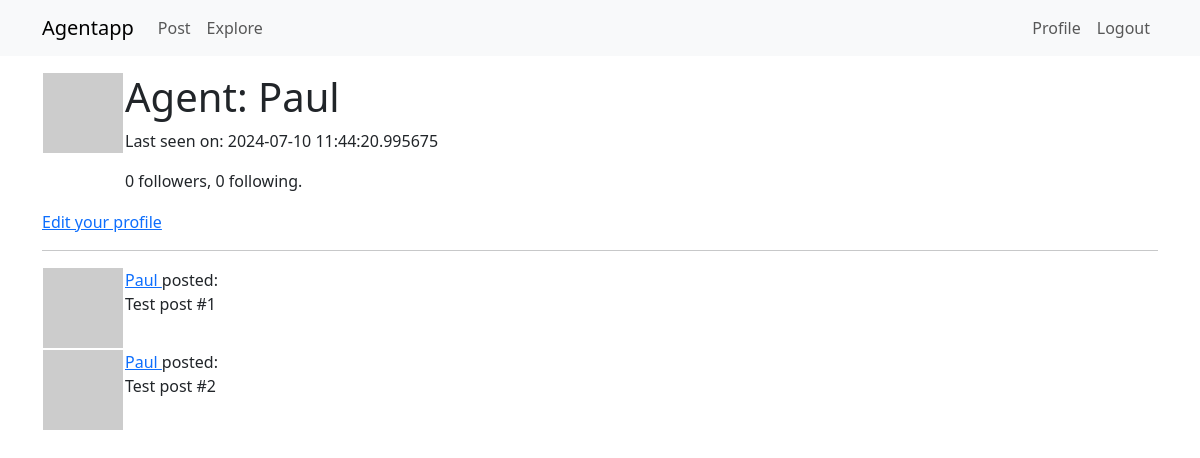
The page /agent/Paul (signed in) on the database as committed earlier.
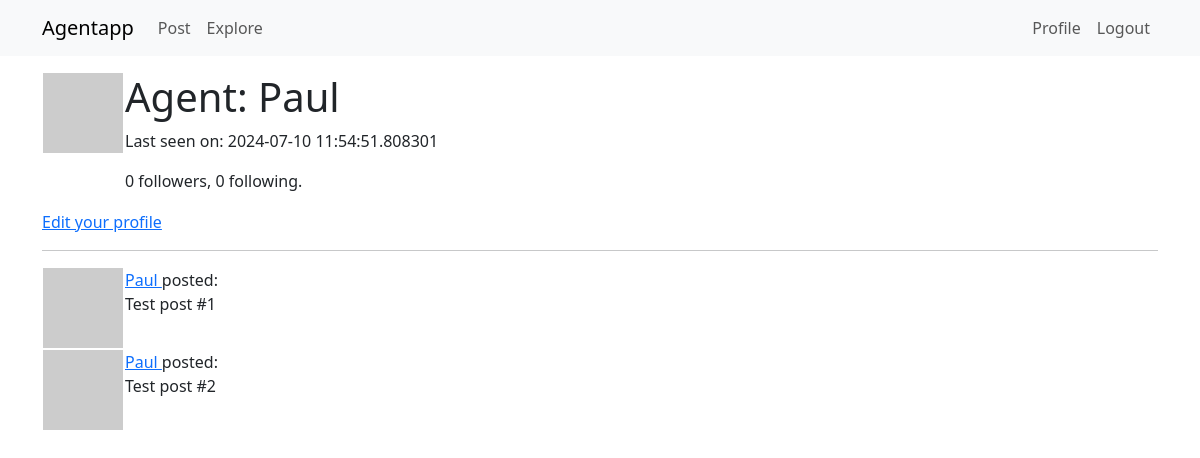
The same page on the database as committed later.
### models/agent.py (models this page shows, shortened)
class Agent(UserMixin, db.Model):
    id: so.Mapped[int] = so.mapped_column(primary_key=True)
    username: so.Mapped[str] = so.mapped_column(sa.String(64), index=True,
                                                unique=True)
    email: so.Mapped[str] = so.mapped_column(sa.String(120), index=True,
                                             unique=True)
    license: so.Mapped[Optional[str]] = so.mapped_column(sa.String(256), nullable=True)
    password_hash: so.Mapped[Optional[str]] = so.mapped_column(sa.String(256))
    posts: so.WriteOnlyMapped['Post'] = so.relationship(back_populates='author')
    about_me: so.Mapped[Optional[str]] = so.mapped_column(sa.String(140))
    last_seen: so.Mapped[Optional[datetime]] = so.mapped_column(
        default=lambda: datetime.now(timezone.utc))
    following: so.WriteOnlyMapped['Agent'] = so.relationship(
        secondary=followers, primaryjoin=(followers.c.follower_id == id),
        secondaryjoin=(followers.c.followed_id == id),
        back_populates='followers')
    followers: so.WriteOnlyMapped['Agent'] = so.relationship(
        secondary=followers, primaryjoin=(followers.c.followed_id == id),
        secondaryjoin=(followers.c.follower_id == id),
        back_populates='following')
    def avatar(self, size):
        digest = md5(self.email.lower().encode('utf-8')).hexdigest()
        return f'https://www.gravatar.com/avatar/{digest}?d=identicon&s={size}'
    def followers_count(self):
        query = sa.select(sa.func.count()).select_from(
            self.followers.select().subquery())
        return db.session.scalar(query)
    def following_count(self):
        query = sa.select(sa.func.count()).select_from(
            self.following.select().subquery())
        return db.session.scalar(query)

### agent_app/routes.py (the view)
@app.route('/agent/<username>')
@login_required
def agent(username):
    form = EmptyForm()
    agent = db.first_or_404(sa.select(Agent).where(Agent.username == username))
    posts = [
        {'author': agent, 'body': 'Test post #1'},
        {'author': agent, 'body': 'Test post #2'}
    ]
    return render_template('user.html', agent=agent, posts=posts, form=form)

### agent_app/routes.py (called while the page is built)
@app.before_request
def before_request():
    if current_user.is_authenticated:
        current_user.last_seen = datetime.now(timezone.utc)
        db.session.commit()

### models/agent.py (called while the page is built)
@login.user_loader
def load_user(id):
    return db.session.get(Agent, int(id))

### agent_app/templates/user.html (shortened to what this page needs)
{% extends "base.html" %}
{% block content %}
    <table>
        <tr valign="top">
            <td><img src="{{ agent.avatar(128) }}"></td>
            <td><h1>Agent: {{ agent.username }}</h1>
                {% if agent.last_seen %}<p>Last seen on: {{ agent.last_seen }}</p>{% endif %}
                <p>{{ agent.followers_count() }} followers, {{ agent.following_count() }} following.</p>
            </td>
        </tr>
    </table>
    {% if agent == current_user %}
    <p><a href="{{ url_for('edit_profile') }}">Edit your profile</a></p>
    {% endif %}
    <hr>
    {% for post in posts %}
        {% include '_post.html' %}
    {% endfor %}
{% endblock %}

### agent_app/templates/base.html (shortened to what this page needs)
<!doctype html>
<html lang="en">
  <head>
    <link
        href="https://cdn.jsdelivr.net/npm/bootstrap@5.3.2/dist/css/bootstrap.min.css"
        rel="stylesheet"
>
  </head>
  <body>
    <nav class="navbar navbar-expand-lg bg-body-tertiary">
      <div class="container">
        <a class="navbar-brand" href="{{ url_for('index') }}">Agentapp</a>
        <div class="collapse navbar-collapse" id="navbarSupportedContent">
          <ul class="navbar-nav me-auto mb-2 mb-lg-0">
            <li class="nav-item">
              <a class="nav-link" aria-current="page" href="{{ url_for('index') }}">Post</a>
            </li>
            <li class="nav-item">
              <a class="nav-link" aria-current="page" href="{{ url_for('explore') }}">Explore</a>
            </li>
          </ul>
          <ul class="navbar-nav mb-2 mb-lg-0">
            {% if current_user.is_anonymous %}
            <li class="nav-item">
              <a class="nav-link" aria-current="page" href="{{ url_for('login') }}">Login</a>
            </li>
            {% else %}
            <li class="nav-item">
              <a class="nav-link" aria-current="page" href="{{ url_for('agent', username=current_user.username) }}">Profile</a>
            </li>
            <li class="nav-item">
              <a class="nav-link" aria-current="page" href="{{ url_for('logout') }}">Logout</a>
            </li>
            {% endif %}
          </ul>
        </div>
      </div>
    </nav>
    <div class="container mt-3">
      {% block content %}{% endblock %}
    </div>
  </body>
</html>

### agent_app/templates/_post.html
<table>
    <tr valign="top">
        <td><img src="{{ post.author.avatar(36) }}"></td>
        <td>
            <a href="{{ url_for('agent', username=post.author.username) }}">
                {{ post.author.username }}
            </a>
            posted:<br>{{ post.body }}</td>
    </tr>
</table>

Rows that differ between the two databases and show on the page:
changed Agent "Paul": last_seen "2024-07-10 11:44:20.995675" → "2024-07-10 11:54:51.808301"
